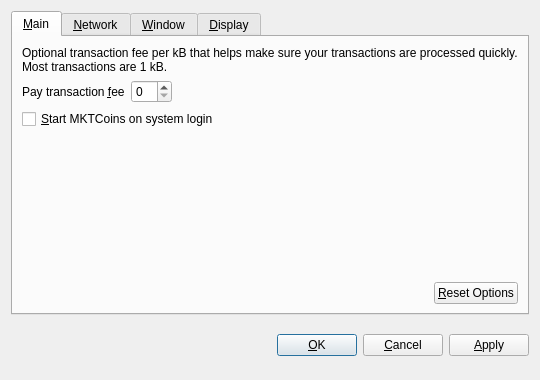
<?xml version="1.0" encoding="UTF-8"?>
<ui version="4.0">
 <class>OptionsDialog</class>
 <widget class="QDialog" name="OptionsDialog">
  <property name="geometry">
   <rect>
    <x>0</x>
    <y>0</y>
    <width>540</width>
    <height>380</height>
   </rect>
  </property>
  <property name="windowTitle">
   <string>Options</string>
  </property>
  <property name="modal">
   <bool>true</bool>
  </property>
  <layout class="QVBoxLayout" name="verticalLayout">
   <item>
    <widget class="QTabWidget" name="tabWidget">
     <property name="tabPosition">
      <enum>QTabWidget::North</enum>
     </property>
     <property name="currentIndex">
      <number>0</number>
     </property>
     <widget class="QWidget" name="tabMain">
      <attribute name="title">
       <string>&amp;Main</string>
      </attribute>
      <layout class="QVBoxLayout" name="verticalLayout_Main">
       <item>
        <widget class="QLabel" name="transactionFeeInfoLabel">
         <property name="text">
          <string>Optional transaction fee per kB that helps make sure your transactions are processed quickly. Most transactions are 1 kB.</string>
         </property>
         <property name="textFormat">
          <enum>Qt::PlainText</enum>
         </property>
         <property name="wordWrap">
          <bool>true</bool>
         </property>
        </widget>
       </item>
       <item>
        <layout class="QHBoxLayout" name="horizontalLayout_1_Main">
         <item>
          <widget class="QLabel" name="transactionFeeLabel">
           <property name="text">
            <string>Pay transaction &amp;fee</string>
           </property>
           <property name="textFormat">
            <enum>Qt::PlainText</enum>
           </property>
           <property name="buddy">
            <cstring>transactionFee</cstring>
           </property>
          </widget>
         </item>
         <item>
          <widget class="BitcoinAmountField" name="transactionFee"/>
         </item>
         <item>
          <spacer name="horizontalSpacer_1_Main">
           <property name="orientation">
            <enum>Qt::Horizontal</enum>
           </property>
           <property name="sizeHint" stdset="0">
            <size>
             <width>40</width>
             <height>20</height>
            </size>
           </property>
          </spacer>
         </item>
        </layout>
       </item>
       <item>
        <widget class="QCheckBox" name="bitcoinAtStartup">
         <property name="toolTip">
          <string>Automatically start MKTCoins after logging in to the system.</string>
         </property>
         <property name="text">
          <string>&amp;Start MKTCoins on system login</string>
         </property>
        </widget>
       </item>
       <item>
        <spacer name="verticalSpacer_Main">
         <property name="orientation">
          <enum>Qt::Vertical</enum>
         </property>
         <property name="sizeHint" stdset="0">
          <size>
           <width>20</width>
           <height>40</height>
          </size>
         </property>
        </spacer>
       </item>
       <item>
        <layout class="QHBoxLayout" name="horizontalLayout_2_Main">
         <item>
          <spacer name="horizontalSpacer_2_Main">
           <property name="orientation">
            <enum>Qt::Horizontal</enum>
           </property>
           <property name="sizeHint" stdset="0">
            <size>
             <width>40</width>
             <height>20</height>
            </size>
           </property>
          </spacer>
         </item>
         <item>
          <widget class="QPushButton" name="resetButton">
           <property name="toolTip">
            <string>Reset all client options to default.</string>
           </property>
           <property name="text">
            <string>&amp;Reset Options</string>
           </property>
           <property name="autoDefault">
            <bool>false</bool>
           </property>
          </widget>
         </item>
        </layout>
       </item>
      </layout>
     </widget>
     <widget class="QWidget" name="tabNetwork">
      <attribute name="title">
       <string>&amp;Network</string>
      </attribute>
      <layout class="QVBoxLayout" name="verticalLayout_Network">
       <item>
        <widget class="QCheckBox" name="mapPortUpnp">
         <property name="toolTip">
          <string>Automatically open the MKTCoins client port on the router. This only works when your router supports UPnP and it is enabled.</string>
         </property>
         <property name="text">
          <string>Map port using &amp;UPnP</string>
         </property>
        </widget>
       </item>
       <item>
        <widget class="QCheckBox" name="connectSocks">
         <property name="toolTip">
          <string>Connect to the MKTCoins network through a SOCKS proxy (e.g. when connecting through Tor).</string>
         </property>
         <property name="text">
          <string>&amp;Connect through SOCKS proxy:</string>
         </property>
        </widget>
       </item>
       <item>
        <layout class="QHBoxLayout" name="horizontalLayout_Network">
         <item>
          <widget class="QLabel" name="proxyIpLabel">
           <property name="text">
            <string>Proxy &amp;IP:</string>
           </property>
           <property name="textFormat">
            <enum>Qt::PlainText</enum>
           </property>
           <property name="buddy">
            <cstring>proxyIp</cstring>
           </property>
          </widget>
         </item>
         <item>
          <widget class="QValidatedLineEdit" name="proxyIp">
           <property name="maximumSize">
            <size>
             <width>140</width>
             <height>16777215</height>
            </size>
           </property>
           <property name="toolTip">
            <string>IP address of the proxy (e.g. 127.0.0.1)</string>
           </property>
          </widget>
         </item>
         <item>
          <widget class="QLabel" name="proxyPortLabel">
           <property name="text">
            <string>&amp;Port:</string>
           </property>
           <property name="textFormat">
            <enum>Qt::PlainText</enum>
           </property>
           <property name="buddy">
            <cstring>proxyPort</cstring>
           </property>
          </widget>
         </item>
         <item>
          <widget class="QLineEdit" name="proxyPort">
           <property name="maximumSize">
            <size>
             <width>55</width>
             <height>16777215</height>
            </size>
           </property>
           <property name="toolTip">
            <string>Port of the proxy (e.g. 9050)</string>
           </property>
          </widget>
         </item>
         <item>
          <widget class="QLabel" name="socksVersionLabel">
           <property name="text">
            <string>SOCKS &amp;Version:</string>
           </property>
           <property name="textFormat">
            <enum>Qt::PlainText</enum>
           </property>
           <property name="buddy">
            <cstring>socksVersion</cstring>
           </property>
          </widget>
         </item>
         <item>
          <widget class="QValueComboBox" name="socksVersion">
           <property name="toolTip">
            <string>SOCKS version of the proxy (e.g. 5)</string>
           </property>
          </widget>
         </item>
         <item>
          <spacer name="horizontalSpacer_Network">
           <property name="orientation">
            <enum>Qt::Horizontal</enum>
           </property>
           <property name="sizeHint" stdset="0">
            <size>
             <width>40</width>
             <height>20</height>
            </size>
           </property>
          </spacer>
         </item>
        </layout>
       </item>
       <item>
        <spacer name="verticalSpacer_Network">
         <property name="orientation">
          <enum>Qt::Vertical</enum>
         </property>
         <property name="sizeHint" stdset="0">
          <size>
           <width>20</width>
           <height>40</height>
          </size>
         </property>
        </spacer>
       </item>
      </layout>
     </widget>
     <widget class="QWidget" name="tabWindow">
      <attribute name="title">
       <string>&amp;Window</string>
      </attribute>
      <layout class="QVBoxLayout" name="verticalLayout_Window">
       <item>
        <widget class="QCheckBox" name="minimizeToTray">
         <property name="toolTip">
          <string>Show only a tray icon after minimizing the window.</string>
         </property>
         <property name="text">
          <string>&amp;Minimize to the tray instead of the taskbar</string>
         </property>
        </widget>
       </item>
       <item>
        <widget class="QCheckBox" name="minimizeOnClose">
         <property name="toolTip">
          <string>Minimize instead of exit the application when the window is closed. When this option is enabled, the application will be closed only after selecting Quit in the menu.</string>
         </property>
         <property name="text">
          <string>M&amp;inimize on close</string>
         </property>
        </widget>
       </item>
       <item>
        <spacer name="verticalSpacer_Window">
         <property name="orientation">
          <enum>Qt::Vertical</enum>
         </property>
         <property name="sizeHint" stdset="0">
          <size>
           <width>20</width>
           <height>40</height>
          </size>
         </property>
        </spacer>
       </item>
      </layout>
     </widget>
     <widget class="QWidget" name="tabDisplay">
      <attribute name="title">
       <string>&amp;Display</string>
      </attribute>
      <layout class="QVBoxLayout" name="verticalLayout_Display">
       <item>
        <layout class="QHBoxLayout" name="horizontalLayout_1_Display">
         <item>
          <widget class="QLabel" name="langLabel">
           <property name="text">
            <string>User Interface &amp;language:</string>
           </property>
           <property name="textFormat">
            <enum>Qt::PlainText</enum>
           </property>
           <property name="buddy">
            <cstring>lang</cstring>
           </property>
          </widget>
         </item>
         <item>
          <widget class="QValueComboBox" name="lang">
           <property name="toolTip">
            <string>The user interface language can be set here. This setting will take effect after restarting MKTCoins.</string>
           </property>
          </widget>
         </item>
        </layout>
       </item>
       <item>
        <layout class="QHBoxLayout" name="horizontalLayout_2_Display">
         <item>
          <widget class="QLabel" name="unitLabel">
           <property name="text">
            <string>&amp;Unit to show amounts in:</string>
           </property>
           <property name="textFormat">
            <enum>Qt::PlainText</enum>
           </property>
           <property name="buddy">
            <cstring>unit</cstring>
           </property>
          </widget>
         </item>
         <item>
          <widget class="QValueComboBox" name="unit">
           <property name="toolTip">
            <string>Choose the default subdivision unit to show in the interface and when sending coins.</string>
           </property>
          </widget>
         </item>
        </layout>
       </item>
       <item>
        <widget class="QCheckBox" name="displayAddresses">
         <property name="toolTip">
          <string>Whether to show MKTCoins addresses in the transaction list or not.</string>
         </property>
         <property name="text">
          <string>&amp;Display addresses in transaction list</string>
         </property>
        </widget>
       </item>
       <item>
        <widget class="QCheckBox" name="coinControlFeatures">
         <property name="toolTip">
          <string>Whether to show coin control features or not.</string>
         </property>
         <property name="text">
          <string>Display coin &amp;control features (experts only!)</string>
         </property>
        </widget>
       </item>
       <item>
        <spacer name="verticalSpacer_Display">
         <property name="orientation">
          <enum>Qt::Vertical</enum>
         </property>
         <property name="sizeHint" stdset="0">
          <size>
           <width>20</width>
           <height>40</height>
          </size>
         </property>
        </spacer>
       </item>
      </layout>
     </widget>
    </widget>
   </item>
   <item>
    <layout class="QHBoxLayout" name="horizontalLayout_Buttons">
     <item>
      <spacer name="horizontalSpacer_1">
       <property name="orientation">
        <enum>Qt::Horizontal</enum>
       </property>
       <property name="sizeHint" stdset="0">
        <size>
         <width>40</width>
         <height>48</height>
        </size>
       </property>
      </spacer>
     </item>
     <item>
      <widget class="QLabel" name="statusLabel">
       <property name="font">
        <font>
         <weight>75</weight>
         <bold>true</bold>
        </font>
       </property>
       <property name="text">
        <string/>
       </property>
       <property name="textFormat">
        <enum>Qt::PlainText</enum>
       </property>
       <property name="wordWrap">
        <bool>true</bool>
       </property>
      </widget>
     </item>
     <item>
      <spacer name="horizontalSpacer_2">
       <property name="orientation">
        <enum>Qt::Horizontal</enum>
       </property>
       <property name="sizeHint" stdset="0">
        <size>
         <width>40</width>
         <height>48</height>
        </size>
       </property>
      </spacer>
     </item>
     <item>
      <widget class="QPushButton" name="okButton">
       <property name="text">
        <string>&amp;OK</string>
       </property>
      </widget>
     </item>
     <item>
      <widget class="QPushButton" name="cancelButton">
       <property name="text">
        <string>&amp;Cancel</string>
       </property>
       <property name="autoDefault">
        <bool>false</bool>
       </property>
      </widget>
     </item>
     <item>
      <widget class="QPushButton" name="applyButton">
       <property name="text">
        <string>&amp;Apply</string>
       </property>
       <property name="autoDefault">
        <bool>false</bool>
       </property>
      </widget>
     </item>
    </layout>
   </item>
  </layout>
 </widget>
 <customwidgets>
  <customwidget>
   <class>BitcoinAmountField</class>
   <extends>QSpinBox</extends>
   <header>bitcoinamountfield.h</header>
  </customwidget>
  <customwidget>
   <class>QValueComboBox</class>
   <extends>QComboBox</extends>
   <header>qvaluecombobox.h</header>
  </customwidget>
  <customwidget>
   <class>QValidatedLineEdit</class>
   <extends>QLineEdit</extends>
   <header>qvalidatedlineedit.h</header>
  </customwidget>
 </customwidgets>
 <resources/>
 <connections/>
</ui>
